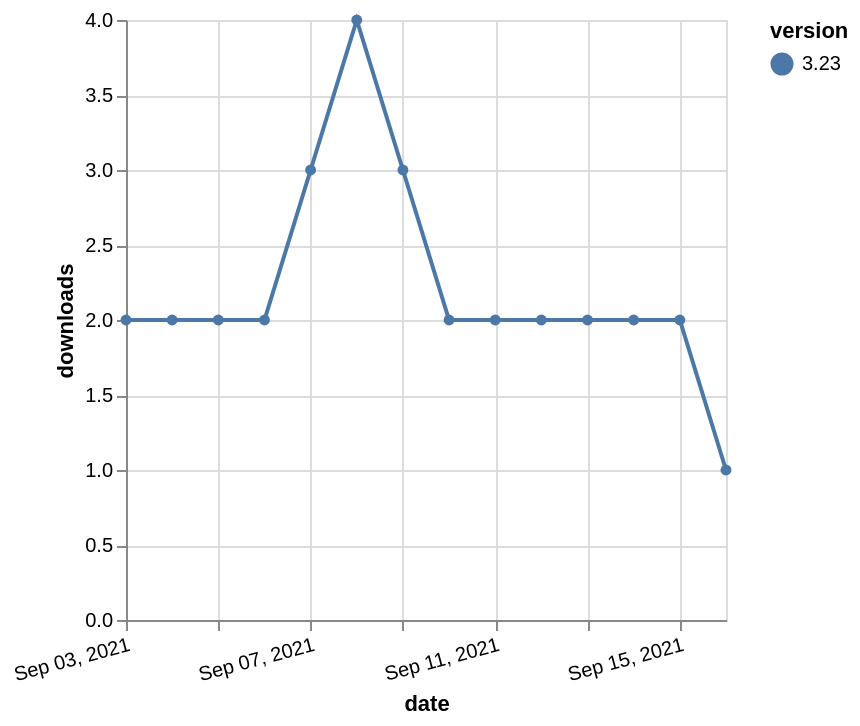

The specification (Vega-Lite) saved for this image:
### Vega-Lite specification from a JSON file in a GitHub repository (floating-point values rounded to 4 significant figures)
{"$schema": "https://vega.github.io/schema/vega-lite/v5.json", "description": "A simple bar chart with embedded data.", "data": {"values": [{"date": "2021-09-03", "total": 2735, "delta": 2, "version": "3.23"}, {"date": "2021-09-04", "total": 2737, "delta": 2, "version": "3.23"}, {"date": "2021-09-05", "total": 2739, "delta": 2, "version": "3.23"}, {"date": "2021-09-06", "total": 2741, "delta": 2, "version": "3.23"}, {"date": "2021-09-07", "total": 2744, "delta": 3, "version": "3.23"}, {"date": "2021-09-08", "total": 2748, "delta": 4, "version": "3.23"}, {"date": "2021-09-09", "total": 2751, "delta": 3, "version": "3.23"}, {"date": "2021-09-10", "total": 2753, "delta": 2, "version": "3.23"}, {"date": "2021-09-11", "total": 2755, "delta": 2, "version": "3.23"}, {"date": "2021-09-12", "total": 2757, "delta": 2, "version": "3.23"}, {"date": "2021-09-13", "total": 2759, "delta": 2, "version": "3.23"}, {"date": "2021-09-14", "total": 2761, "delta": 2, "version": "3.23"}, {"date": "2021-09-15", "total": 2763, "delta": 2, "version": "3.23"}, {"date": "2021-09-16", "total": 2764, "delta": 1, "version": "3.23"}]}, "width": "container", "mark": {"type": "line", "point": {"filled": true}}, "encoding": {"x": {"field": "date", "type": "temporal", "timeUnit": "yearmonthdate", "title": "date", "axis": {"labelAngle": -15}}, "y": {"field": "delta", "type": "quantitative", "title": "downloads"}, "color": {"field": "version", "type": "nominal"}, "tooltip": {"field": "delta"}}}
